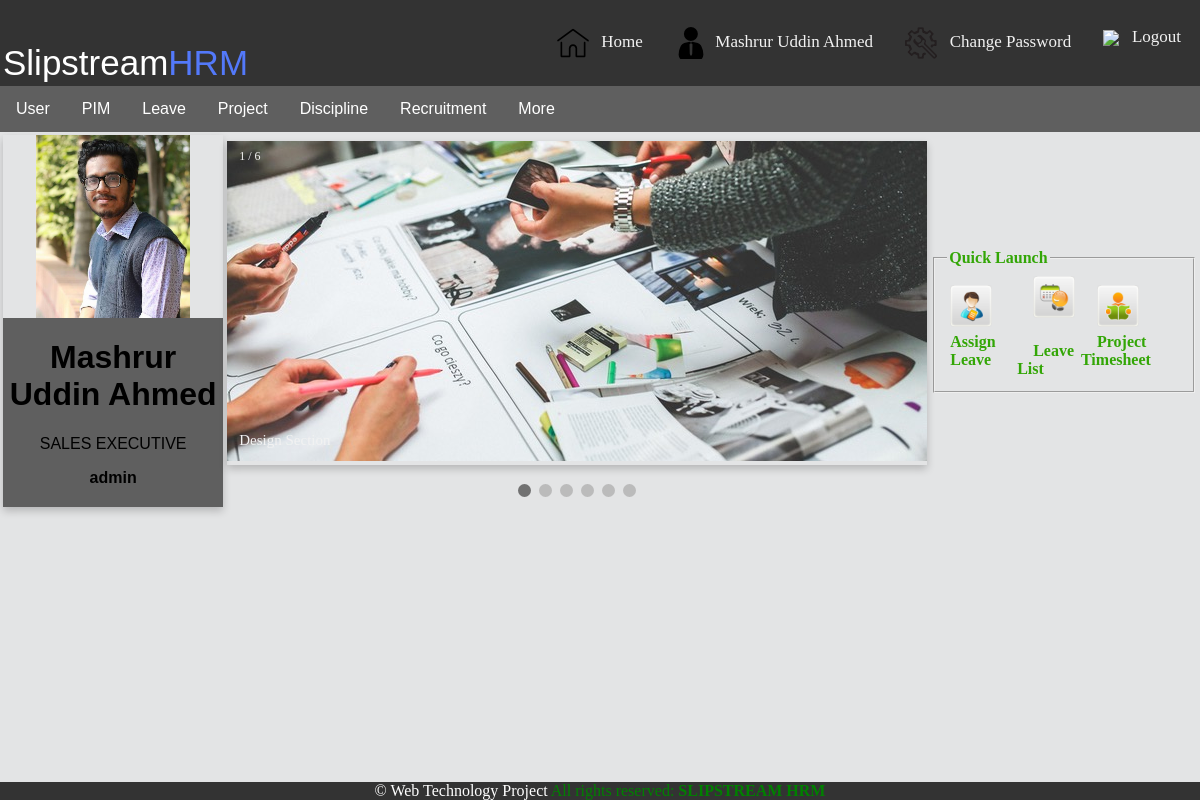
/?admin_home_show (signed in), run on the app's committed database.
### tables this page shows
CREATE TABLE `user` (
  `id` int(100) NOT NULL,
  `user_id` varchar(250) DEFAULT NULL,
  `name` varchar(250) DEFAULT NULL,
  `password` varchar(200) DEFAULT NULL,
  `email` varchar(200) DEFAULT NULL,
  `salary` int(100) DEFAULT NULL,
  `user_type` varchar(100) DEFAULT NULL,
  `user_image` varchar(250) DEFAULT NULL,
  `job_title` varchar(200) DEFAULT NULL,
  `sub_unit` varchar(200) DEFAULT NULL,
  `married` varchar(200) DEFAULT NULL,
  `workshift` varchar(200) DEFAULT NULL,
  `smoker` varchar(100) DEFAULT NULL,
  `dob` varchar(200) DEFAULT NULL,
  `gender` varchar(100) DEFAULT NULL
);

### lib/data_access_helper.php (called while the page is built, shortened)
<?php
	$serverName = "localhost";
	$userName = "root";
	$dbName = "slipstream_hrm_system";
	function executeNonQuery($query){
		global $serverName, $userName, $password, $dbName;
		$result = false;
		$connection = mysqli_connect($serverName, $userName, "", $dbName);
		if($connection){
			$result = mysqli_query($connection, $query);
		}
		return $result;
	}
	function executeQuery($query){
		return executeNonQuery($query);
	}
?>

### data/home_data_access.php (called while the page is built, shortened)
<?php require_once(APP_ROOT."/lib/data_access_helper.php") ?>
<?php
	function getUserByNameFromDb($name){
		$query = "SELECT * FROM user WHERE name='$name'";
		$result = executeQuery($query);
		$user = null;
		if($result){
			$user = mysqli_fetch_assoc($result);
		}
		return $user;
	}
	?>

### core/home_service.php (called while the page is built, shortened)
<?php require_once(APP_ROOT."/data/home_data_access.php") ?>
<?php
    function getUserByName($name){
        return getUserByNameFromDb($name);
    }
?>

### app/view/admin/home.php (the view, shortened to what this page needs)
<!DOCTYPE HTML PUBLIC "-//W3C//DTD HTML 4.01//EN" "http://www.w3.org/TR/html4/strict.dtd">
<html>
<head>
</head>
<body bgcolor="#e3e4e5">
	<table>
		<tbody>
			<tr>
				<td style="width: 30%">
					<div class="card">
					<?php echo "<img src='/Slipstream_HRM_System/app/view/Images/User_Images/".$userList['user_image']."' alt='".$userList['name']."' style='width: 70%' align='center'>"; ?>
					  <div class="container">
					    <h1><?php echo "$userList[name]"; ?></h1>
					    <p class="title"><?php echo "$userList[job_title]"; ?></p>
					    <p size="5"><b><?php echo "$userList[user_type]"; ?><b></p>
					</div>
				</td>
				<td>
					<div class='slideshow-container'>
						<div class='mySlides fade'>
							<div class='numbertext'>1 / 6</div>
							<img src='/Slipstream_HRM_System/app/view/Images/Slider_Images/Slider_Picture_1.jpg' style='width: 700px; height: 320px'>
							<div class='text'>Design Section</div>
						</div>
					</div> <br/>
					<div style='text-align:center'>
						<span class='dot'></span>
						<span class='dot'></span>
						<span class='dot'></span>
						<span class='dot'></span>
						<span class='dot'></span>
						<span class='dot'></span>
					</div>
				</td>
				<td style="width: 30%" >
				<form align="top" style="color: #33A606;">
  <fieldset >
    <legend><center><b>Quick Launch</b></center></legend>
<table>
<tbody>
<tr>
<td>
    <a href="/Slipstream_HRM_System/?admin_leave_asign">
  <img src="http://localhost/Slipstream_HRM_System/app/view/Images/App_Theme/ApplyLeave.png" alt="Assign Leave" style="width:42px;height:42px;border:0;">
</a> &nbsp &nbsp <br><b> Assign Leave</b>
  </td>
  <td>
   &nbsp &nbsp <a href="/Slipstream_HRM_System/?admin_leave_show">
  <img src="http://localhost/Slipstream_HRM_System/app/view/Images/App_Theme/MyLeave.png" alt="Assign Leave" style="width:42px;height:42px;border:0;">
</a> &nbsp &nbsp <br><b>&nbsp &nbsp Leave List</b>
</td>
 <td>
     &nbsp &nbsp <a href="/Slipstream_HRM_System/?admin_project_show">
  <img src="http://localhost/Slipstream_HRM_System/app/view/Images/App_Theme/MyTimesheet.png" alt="Assign Leave" style="width:42px;height:42px;border:0;">
</a> &nbsp &nbsp <br><b>&nbsp &nbsp Project Timesheet</b>
</td>
   </tr>
    </tbody>
    </table>
  </fieldset>
</form>
				</td>
			</tr>
		</tbody>
	</table>
	<div class="footer non-printable">&copy; Web Technology Project <span style="color:green">All rights reserved: <strong>SLIPSTREAM HRM</strong></span>
</div>
</body>
</html>

### app/view/css/header.css (style rules this page uses)
body { margin:0; }

### app/view/css/menu.css (style rules this page uses)
.container { overflow: hidden; background-color: #5f5f5f; font-family: Arial; }

### app/view/admin/home.php (style rules this page uses)
.card { box-shadow: 0 4px 8px 0 rgba(0, 0, 0, 0.2); max-width: 310px; margin: auto; text-align: center; font-family: arial; }
.container::after { content: ""; clear: both; display: table; }
a { text-decoration: none; font-size: 22px; color: black; }
.slideshow-container { box-shadow: 0 4px 8px 0 rgba(0, 0, 0, 0.2); position: relative; margin: auto; }
.text { color: #f2f2f2; font-size: 15px; padding: 8px 12px; position: absolute; bottom: 8px; width: 100%; text-align: left; }
.numbertext { color: #f2f2f2; font-size: 12px; padding: 8px 12px; position: absolute; top: 0; }
.dot { height: 13px; width: 13px; margin: 0 2px; background-color: #bbb; border-radius: 50%; display: inline-block; transition: background-color 0.6s ease; }
.active { background-color: #717171; }
.fade { -webkit-animation-name: fade; -webkit-animation-duration: 1.5s; animation-name: fade; animation-duration: 1.5s; }
.footer { width:100%; position:fixed; bottom:0; margin-bottom: 0px; background-color:#333; text-align: center; color: white; }

### data on the page
user: user_image (picture), name "Mashrur Uddin Ahmed", job_title "SALES EXECUTIVE", user_type "admin"

### other printed values
$_SESSION[name] "Mashrur Uddin Ahmed"
